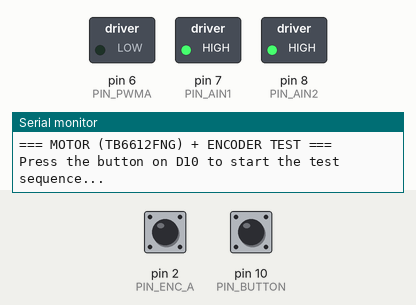
Recording of a sketch running on a simulated Arduino Nano, built with avr-gcc and run on an emulated ATmega328P. Shown: switched loads named in the sketch (green lamp = pin HIGH), the last lines printed to the serial monitor. Inputs (shaded band) come from the test bench; at power-on: pin 10 (PIN_BUTTON) HIGH, pin 2 (PIN_ENC_A) HIGH.

Above: at 0.8 s.
0.9 s: pin 10 (PIN_BUTTON) pulled LOW for 0.15 s
At 2.4 s:
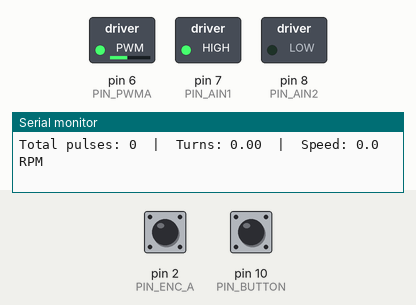
At 4.3 s:
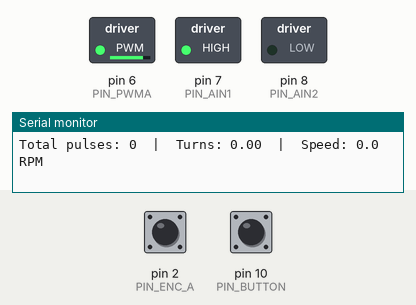
Timing chart, 0 to 16.0 s (numbered marks = the images above; inputs shaded):
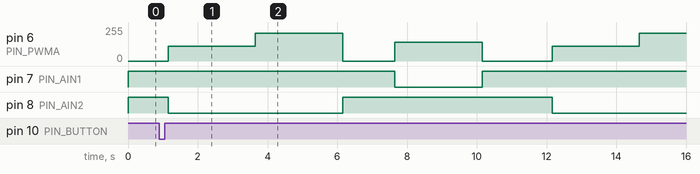

Measured:
- after the input at 0.9 s, pin 6 (PIN_PWMA): 0/255 → 110/255 after 0.25 s, → 210/255 2.5 s later, → 0/255 2.5 s later, → 140/255 1.5 s later, … (7 changes in this stretch); pin 7 (PIN_AIN1): HIGH → LOW after 6.8 s, → HIGH 2.5 s later; pin 8 (PIN_AIN2): HIGH → LOW after 0.25 s, → HIGH 5.0 s later, → LOW 6.0 s later

The sketch:

motor_encoder_test.ino
```cpp
// motor_encoder_test.ino
// Hardware test: N20 drive motor (TB6612FNG) + Hall encoder. Arduino Nano (classic).
// Press the start button (D10); the car runs the sequence slow forward -> fast forward -> brake ->
// reverse -> stopped, and prints the encoder pulses, wheel turns and RPM every 200 ms.
// Use it to check the motor direction (MOTOR_REVERSED), the encoder direction and the pulses per turn.
// Put the car on a stand (wheels in the air) the first time.

// --- TB6612FNG driver pins ---
#define PIN_PWMA     6               // D6: PWM pin, sets the motor speed
#define PIN_AIN1     7               // D7: direction input 1
#define PIN_AIN2     8               // D8: direction input 2

// --- Encoder pins (hardware interrupts on the Nano: D2 and D3) ---
#define PIN_ENC_A    2               // D2 (INT0): encoder channel A, causes the interrupt
#define PIN_ENC_B    3               // D3 (INT1): encoder channel B, tells the direction

// --- Start button ---
#define PIN_BUTTON   10              // D10: start button (with internal pull-up)

// --- Motor and encoder settings ---
// Set to 'true' if the motor turns the wrong way
const bool MOTOR_REVERSED = false;   // true flips the sign of every speed command

// Pulses per revolution of the output shaft of the gearmotor. 374 is only the example value of a
// typical gearmotor (1:34 gearbox, 11 PPR encoder): measure it for the real motor
// (turn the wheel by hand exactly one revolution and read the pulse count).
const float PULSES_PER_REV = 374.0;  // encoder pulses for one full turn of the wheel

// Variable modified inside the interrupt
volatile long pulseCount = 0;        // total pulses counted; "volatile" because the interrupt changes it

// Variables for the speed (RPM) calculation
long previousPulses = 0;             // pulse count at the last RPM update
unsigned long previousTime = 0;      // time (ms) of the last RPM update

// --- Encoder interrupt service routine (ISR) ---
void readEncoder() {                 // runs on every rising edge of channel A
  // On a rising edge of channel A, check channel B to know the direction
  if (digitalRead(PIN_ENC_B) == HIGH) {   // B is high: the wheel turns one way
    pulseCount++;                    // count one step forward
  } else {                           // B is low: the wheel turns the other way
    pulseCount--;                    // count one step backward
  }
}

// --- TB6612FNG motor control: speed from -255 (reverse) to 255 (forward), 0 = active brake ---
void moveMotor(int speed) {          // sets the motor to a speed between -255 and 255
  if (MOTOR_REVERSED) {              // the motor is wired backwards?
    speed = -speed;                  // flip the direction in software
  }

  if (speed > 0) {                   // forward
    digitalWrite(PIN_AIN1, HIGH);    // direction: AIN1 high ...
    digitalWrite(PIN_AIN2, LOW);     // ... AIN2 low = forward
    analogWrite(PIN_PWMA, constrain(speed, 0, 255));   // set the forward speed (0-255)
  } else if (speed < 0) {            // reverse
    digitalWrite(PIN_AIN1, LOW);     // direction: AIN1 low ...
    digitalWrite(PIN_AIN2, HIGH);    // ... AIN2 high = reverse
    analogWrite(PIN_PWMA, constrain(-speed, 0, 255));  // use the positive value as PWM
  } else {                           // speed 0
    // Active brake (both inputs HIGH)
    digitalWrite(PIN_AIN1, HIGH);    // both direction inputs high = the driver brakes the motor
    digitalWrite(PIN_AIN2, HIGH);
    analogWrite(PIN_PWMA, 0);        // no PWM while braking
  }
}

void setup() {                       // runs once when the Nano starts
  Serial.begin(115200);              // serial port at 115200 baud
  while (!Serial && millis() < 3000);   // wait up to 3 s for the serial port

  // Motor pins
  pinMode(PIN_PWMA, OUTPUT);         // PWM pin is an output
  pinMode(PIN_AIN1, OUTPUT);         // direction pin 1 is an output
  pinMode(PIN_AIN2, OUTPUT);         // direction pin 2 is an output
  moveMotor(0);                      // start with the motor braked / stopped

  // Encoder pins with the internal pull-up
  pinMode(PIN_ENC_A, INPUT_PULLUP);  // encoder A with pull-up (reads HIGH when idle)
  pinMode(PIN_ENC_B, INPUT_PULLUP);  // encoder B with pull-up

  // Hardware interrupt on D2 (channel A)
  attachInterrupt(digitalPinToInterrupt(PIN_ENC_A), readEncoder, RISING);   // call readEncoder() on every rising edge of A

  // Start button
  pinMode(PIN_BUTTON, INPUT_PULLUP); // button with pull-up: HIGH = released, LOW = pressed

  Serial.println("\n=== MOTOR (TB6612FNG) + ENCODER TEST ===");   // title
  Serial.println("Press the button on D10 to start the test sequence...");   // instruction

  while (digitalRead(PIN_BUTTON) == HIGH) {   // wait while the button is not pressed
    delay(10);                       // check every 10 ms
  }
  delay(250);                        // debounce: ignore the button bounce

  pulseCount = 0;                    // start counting from zero
  previousPulses = 0;                // the first RPM reading starts from zero too
  previousTime = millis();           // remember the start time
  Serial.println(">>> Starting test!\n");   // confirm the start
}

void runPhase(const char* phaseName, int pwmValue, unsigned long durationMs) {   // runs one part of the sequence
  Serial.print("--- ");              // header line, part 1
  Serial.print(phaseName);           // name of the phase, for example "2. FAST FORWARD"
  Serial.print(" (PWM: ");           // part 2
  Serial.print(pwmValue);            // the PWM value used in this phase
  Serial.println(") ---");           // end of the header line

  moveMotor(pwmValue);               // apply the speed for this phase
  unsigned long phaseStart = millis();   // remember when the phase started

  while (millis() - phaseStart < durationMs) {   // keep looping until the phase time is over
    unsigned long now = millis();    // current time
    if (now - previousTime >= 200) { // Update every 200 ms
      float dtMinutes = (now - previousTime) / 60000.0;   // elapsed time since the last update, in minutes

      // Read the volatile variable safely
      noInterrupts();                // stop interrupts so the counter does not change while reading
      long currentPulses = pulseCount;   // copy the pulse count
      interrupts();                  // allow interrupts again

      long deltaPulses = currentPulses - previousPulses;   // pulses counted since the last update
      float rpm = (deltaPulses / PULSES_PER_REV) / dtMinutes;   // turns per minute = RPM

      Serial.print("Total pulses: ");    // label
      Serial.print(currentPulses);       // total pulses since the start
      Serial.print("  |  Turns: ");      // label
      Serial.print(currentPulses / PULSES_PER_REV, 2);   // total turns, two decimals
      Serial.print("  |  Speed: ");      // label
      Serial.print(rpm, 1);              // speed in RPM, one decimal
      Serial.println(" RPM");            // unit and end of line

      previousPulses = currentPulses;    // remember the count for the next RPM calculation
      previousTime = now;                // remember the time for the next RPM calculation
    }
  }
}

void loop() {                        // runs again and again after setup()
  // Automatic test sequence
  runPhase("1. SLOW FORWARD", 110, 2500);   // slow forward for 2.5 s
  runPhase("2. FAST FORWARD", 210, 2500);   // fast forward for 2.5 s
  runPhase("3. BRAKE", 0, 1500);            // active brake for 1.5 s
  runPhase("4. REVERSE", -140, 2500);       // reverse for 2.5 s
  runPhase("5. STOPPED", 0, 2000);          // motor stopped for 2 s

  Serial.println("\n=== Cycle complete. Repeating in 2 seconds... ===\n");   // end of the cycle message
}
```
